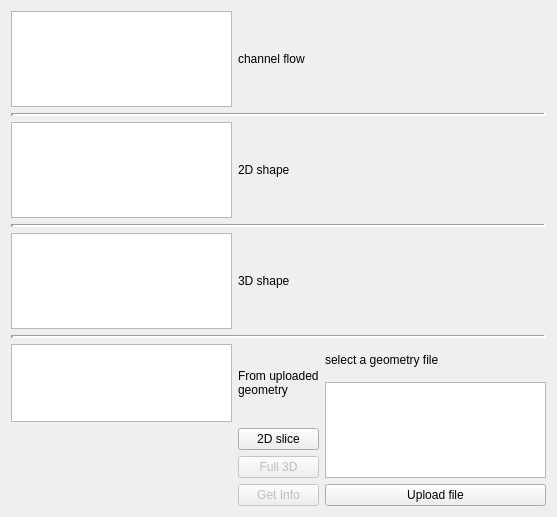
<?xml version="1.0" encoding="UTF-8"?>
<ui version="4.0">
 <comment>
********************************************************************************
**
** Copyright (c) 2017 The University of Notre Dame
** Copyright (c) 2017 The Regents of the University of California
**
** Redistribution and use in source and binary forms, with or without modification,
** are permitted provided that the following conditions are met:
**
** 1. Redistributions of source code must retain the above copyright notice, this 
** list of conditions and the following disclaimer.
**
** 2. Redistributions in binary form must reproduce the above copyright notice, this
** list of conditions and the following disclaimer in the documentation and/or other
** materials provided with the distribution.
**
** 3. Neither the name of the copyright holder nor the names of its contributors may
** be used to endorse or promote products derived from this software without specific
** prior written permission.
**
** THIS SOFTWARE IS PROVIDED BY THE COPYRIGHT HOLDERS AND CONTRIBUTORS "AS IS" AND ANY
** EXPRESS OR IMPLIED WARRANTIES, INCLUDING, BUT NOT LIMITED TO, THE IMPLIED WARRANTIES
** OF MERCHANTABILITY AND FITNESS FOR A PARTICULAR PURPOSE ARE DISCLAIMED. IN NO EVENT
** SHALL THE COPYRIGHT HOLDER OR CONTRIBUTORS BE LIABLE FOR ANY DIRECT, INDIRECT,
** INCIDENTAL, SPECIAL, EXEMPLARY, OR CONSEQUENTIAL DAMAGES (INCLUDING, BUT NOT LIMITED
** TO, PROCUREMENT OF SUBSTITUTE GOODS OR SERVICES; LOSS OF USE, DATA, OR PROFITS; OR
** BUSINESS INTERRUPTION) HOWEVER CAUSED AND ON ANY THEORY OF LIABILITY, WHETHER IN
** CONTRACT, STRICT LIABILITY, OR TORT (INCLUDING NEGLIGENCE OR OTHERWISE) ARISING
** IN ANY WAY OUT OF THE USE OF THIS SOFTWARE, EVEN IF ADVISED OF THE POSSIBILITY OF
** SUCH DAMAGE.
**
**********************************************************************************

// Contributors:
 </comment>
 <class>CWE_create_simulation</class>
 <widget class="QWidget" name="CWE_create_simulation">
  <property name="geometry">
   <rect>
    <x>0</x>
    <y>0</y>
    <width>557</width>
    <height>517</height>
   </rect>
  </property>
  <property name="windowTitle">
   <string>Form</string>
  </property>
  <layout class="QGridLayout" name="gridLayout">
   <item row="0" column="0">
    <widget class="QGraphicsView" name="graphicsView"/>
   </item>
   <item row="12" column="2">
    <widget class="QPushButton" name="pb_upload_file">
     <property name="text">
      <string>Upload file</string>
     </property>
    </widget>
   </item>
   <item row="5" column="1">
    <widget class="QLabel" name="label_3">
     <property name="text">
      <string>3D shape</string>
     </property>
    </widget>
   </item>
   <item row="2" column="0">
    <widget class="QGraphicsView" name="graphicsView_2"/>
   </item>
   <item row="2" column="1">
    <widget class="QLabel" name="label_2">
     <property name="text">
      <string>2D shape</string>
     </property>
    </widget>
   </item>
   <item row="5" column="0">
    <widget class="QGraphicsView" name="graphicsView_4"/>
   </item>
   <item row="11" column="1">
    <widget class="QPushButton" name="pb_full_3D">
     <property name="enabled">
      <bool>false</bool>
     </property>
     <property name="text">
      <string>Full 3D</string>
     </property>
    </widget>
   </item>
   <item row="12" column="1">
    <widget class="QPushButton" name="pb_get_info">
     <property name="enabled">
      <bool>false</bool>
     </property>
     <property name="text">
      <string>Get Info</string>
     </property>
    </widget>
   </item>
   <item row="0" column="1">
    <widget class="QLabel" name="label">
     <property name="text">
      <string>channel flow</string>
     </property>
    </widget>
   </item>
   <item row="10" column="1">
    <widget class="QPushButton" name="pb_2D_slice">
     <property name="text">
      <string>2D slice</string>
     </property>
    </widget>
   </item>
   <item row="8" column="2">
    <widget class="QLabel" name="label_5">
     <property name="text">
      <string>select a geometry file</string>
     </property>
    </widget>
   </item>
   <item row="8" column="0" rowspan="2">
    <widget class="QGraphicsView" name="graphicsView_3"/>
   </item>
   <item row="8" column="1" rowspan="2">
    <widget class="QLabel" name="label_4">
     <property name="text">
      <string>From uploaded
geometry</string>
     </property>
    </widget>
   </item>
   <item row="9" column="2" rowspan="3">
    <widget class="QListWidget" name="listWidget"/>
   </item>
   <item row="4" column="0" colspan="3">
    <widget class="Line" name="line_2">
     <property name="lineWidth">
      <number>3</number>
     </property>
     <property name="orientation">
      <enum>Qt::Horizontal</enum>
     </property>
    </widget>
   </item>
   <item row="7" column="0" colspan="3">
    <widget class="Line" name="line_3">
     <property name="lineWidth">
      <number>3</number>
     </property>
     <property name="orientation">
      <enum>Qt::Horizontal</enum>
     </property>
    </widget>
   </item>
   <item row="1" column="0" colspan="3">
    <widget class="Line" name="line">
     <property name="lineWidth">
      <number>3</number>
     </property>
     <property name="orientation">
      <enum>Qt::Horizontal</enum>
     </property>
    </widget>
   </item>
  </layout>
 </widget>
 <resources/>
 <connections/>
</ui>
